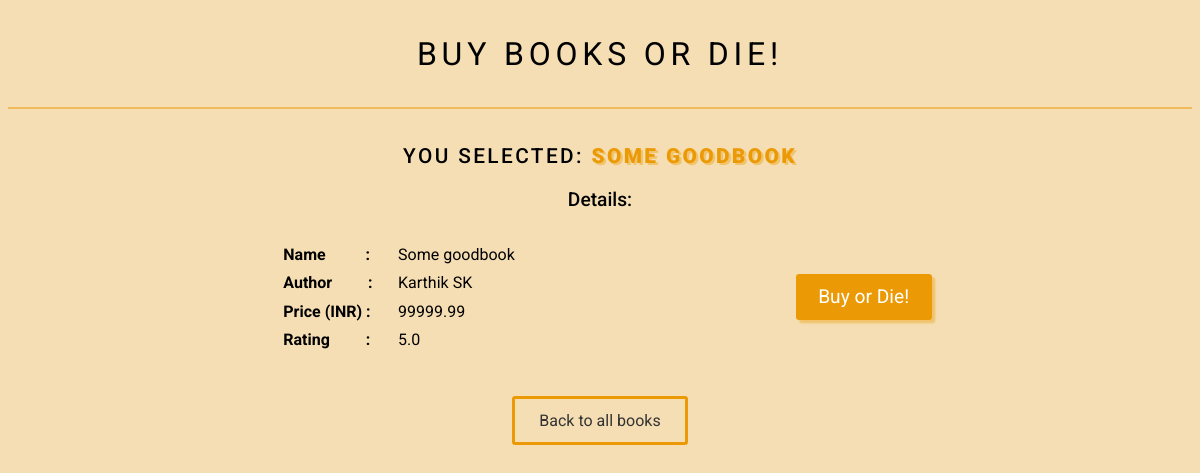
The page /details/some-goodbook on the database its author committed.
### book_outlet/models.py (models this page shows, shortened)
class Books(models.Model):
    bookName = models.CharField(max_length=70)
    author = models.ForeignKey(Author, on_delete=models.CASCADE, null=True, related_name="AuthoredBooks") # One to many relation
    price = models.DecimalField(max_digits=7, decimal_places=2) # Max value -> 99999.99
    rating = models.DecimalField(max_digits=2, decimal_places=1, default=0,
                                validators=[
                                    MinValueValidator(0),
                                    MaxValueValidator(5),
                                    ])
    slugField = models.SlugField(default="", null=False, db_index=True, blank=True) # harry-potter-1
    """ blank is set to  True, so that he admin panel, slug field can be left empty (which will be automatically generated in the save process).
    Editable is set to False, to make it not appear in admin panel.
    Enable index to make searches faster """
    publishedCountry = models.ManyToManyField(Country, related_name="countiesPublished")
    """ """
    def save(self, *args, **kwargs):
        print("Saving book")
        super().save(*args, **kwargs)
        self.updateBookCount(self.author)
    """
        def save(self, *args, **kwargs):
        self.slugField = slugify(self.bookName)
        super().save(*args, **kwargs) # Django's build in save method is called.
    """
    class Meta:
        verbose_name_plural = "Books"

class Author(models.Model):
    firstName = models.CharField(max_length=30)
    lastName = models.CharField(max_length=30)
    bookCount = models.IntegerField(default=0, verbose_name="Book Count")
    address = models.OneToOneField(Address, on_delete=models.CASCADE, null=True)
    def __str__(self):
        authorName = f"{self.firstName} {self.lastName}"
        return authorName
    """
    Access values in Books model by:
    >>> jkr = Author.objects.get(firstName="J.K")
    >>> jkr.books_set.all() # Syntax: jkr.[Modal name]_set.all()
        <QuerySet [<Books: The Legend Of Rocketman>, <Books: The art of dying>]>
    [Modal name] can be custom defined using the parameter 'related_name' as below in the related model.
    >>> jkr.AuthoredBooks.all() # No need to include '_set' for custom related_name
    All other methods can also be used on the above
    >>> jkr.AuthoredBooks.get(bookName__icontains = "hagrid")
    """

### book_outlet/views.py (the view)
# urls.py: path("details/<slug:slugUrl>", views.book_details, name="book_details_page"),
def book_details(request, slugUrl):
    try:
        selectedBook = Books.objects.get(slugField=slugUrl)
    except:
        raise Http404()
    """
    Alternatively, you can query the id as it is a PK.
    >>>selectedBook = Books.objects.get(pk=id) #'pk' identifies the id field

    Instead of try and catch like above you can alos use the below one-liner code(needs to be imported):
    >>>selectedBook = get_object_or_404(Books, bookName=bookTitle)
    """
    context = {"selectedBook": selectedBook}
    return render(request, 'book_outlet/book_details.html', context)

### book_outlet/templates/book_outlet/book_details.html (shortened to what this page needs)
{% extends 'base.html' %}
{% load static %}
{% block css %}
    <link rel="stylesheet" href="{% static 'book_outlet/css/book_details.css' %}">
{% endblock %}
{% block body %}
    <section class="main-container">
        <article class="book-details">
            <h4>You selected: <span>{{selectedBook.bookName}}</span></h4>
            <p>Details:</p>
            <div class="buy-or-die">
                <table class="book-details-table">
                    <tr>
                        <th>Name&nbsp;&nbsp;&nbsp;&nbsp;&nbsp;&nbsp;&nbsp;&nbsp;&nbsp;&nbsp;: </th>
                        <th>Author&nbsp;&nbsp;&nbsp;&nbsp;&nbsp;&nbsp;&nbsp;&nbsp;&nbsp;: </th>
                        <th>Price (INR)&nbsp;: </th>
                        <th>Rating&nbsp;&nbsp;&nbsp;&nbsp;&nbsp;&nbsp;&nbsp;&nbsp;&nbsp;: </th>
                    </tr>
                    <tr>
                        <td>{{selectedBook.bookName}}</td>
                        <td>{{selectedBook.author}}</td>
                        <td>{{selectedBook.price}}</td>
                        <td>{{selectedBook.rating}}</td>
                    </tr>
                </table>
                <button class="buy-button">Buy or Die!</button>
            </div>
            <a href="{% url 'landing_page' %}" class="all-books-redirect">Back to all books</a>
        </article>
    </section>
{% endblock %}

### static/css/base.css (style rules this page uses)
html { height:100vh; border: 0; margin: 0; }
body { font-family: 'Roboto', sans-serif; background: wheat; }
a { color: #333; text-decoration: none; font-size: 1.2rem; }

### book_outlet/static/book_outlet/css/book_details.css (style rules this page uses)
.main-container { display: flex; flex-direction: column; align-items: center; }
.book-details { width: 80%; display: flex; flex-direction: column; justify-content: center; align-items: center; }
.book-details h4 { text-align: center; font-size: 1.3rem; font-weight: 500; text-transform: uppercase; letter-spacing: 0.15rem; margin-bottom: 0; }
.book-details h4 span { color: rgba(235, 154, 5); font-weight: 900; text-shadow: 0.15rem 0.15rem rgba(235, 154, 5, 0.4); }
.book-details p { text-align: center; font-size: 1.2rem; font-weight: 500; }
.buy-or-die { width: 70%; display: flex; justify-content: space-between; align-items: center; }
tr { display: block; float: left; padding: 0.5rem; }
th, td { display: block; text-align: left; padding: 0.3rem; }
.buy-or-die .buy-button { padding: 0.7rem 1.4rem; border-radius: 0.2rem; border: 0; outline: 0; color: white; font-family: 'Roboto', sans-serif; font-size: 1.2rem; background: rgba(235, 154, 5); box-shadow: 0.2rem 0.2rem 0.1rem rgba(235, 154, 5, 0.4); cursor: pointer; transition: all 0.1s; }
.all-books-redirect { margin-top: 2rem; font-size: 1rem; padding: 0.75rem 1.5rem; border-radius: 0.2rem; border: 0.2rem solid rgba(235, 154, 5); }

### rows shown on the page
Books: bookName "SOME GOODBOOK", bookName "Some goodbook", author "Karthik SK", price "99999.99", rating "5.0"
